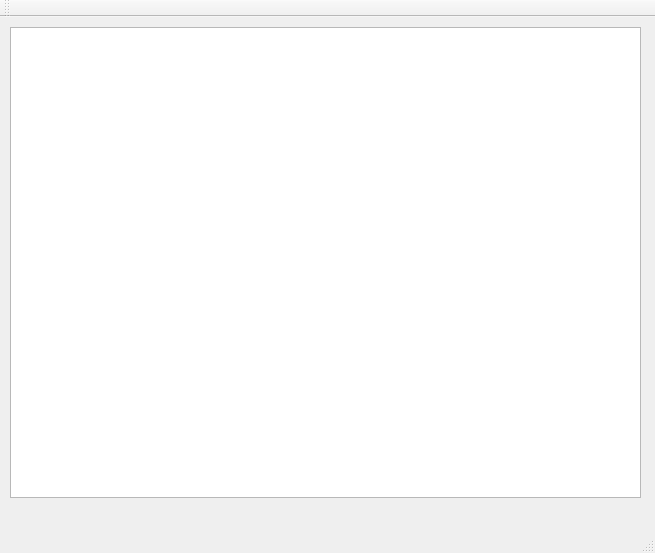
<?xml version="1.0" encoding="UTF-8"?>
<ui version="4.0">
 <class>MainWindow</class>
 <widget class="QMainWindow" name="MainWindow">
  <property name="geometry">
   <rect>
    <x>0</x>
    <y>0</y>
    <width>655</width>
    <height>553</height>
   </rect>
  </property>
  <property name="windowTitle">
   <string>MainWindow</string>
  </property>
  <widget class="QWidget" name="centralWidget">
   <widget class="QGraphicsView" name="graphicsView">
    <property name="geometry">
     <rect>
      <x>10</x>
      <y>10</y>
      <width>631</width>
      <height>471</height>
     </rect>
    </property>
   </widget>
  </widget>
  <widget class="QMenuBar" name="menuBar">
   <property name="geometry">
    <rect>
     <x>0</x>
     <y>0</y>
     <width>655</width>
     <height>23</height>
    </rect>
   </property>
  </widget>
  <widget class="QToolBar" name="mainToolBar">
   <attribute name="toolBarArea">
    <enum>TopToolBarArea</enum>
   </attribute>
   <attribute name="toolBarBreak">
    <bool>false</bool>
   </attribute>
  </widget>
  <widget class="QStatusBar" name="statusBar"/>
 </widget>
 <layoutdefault spacing="6" margin="11"/>
 <resources/>
 <connections/>
</ui>
